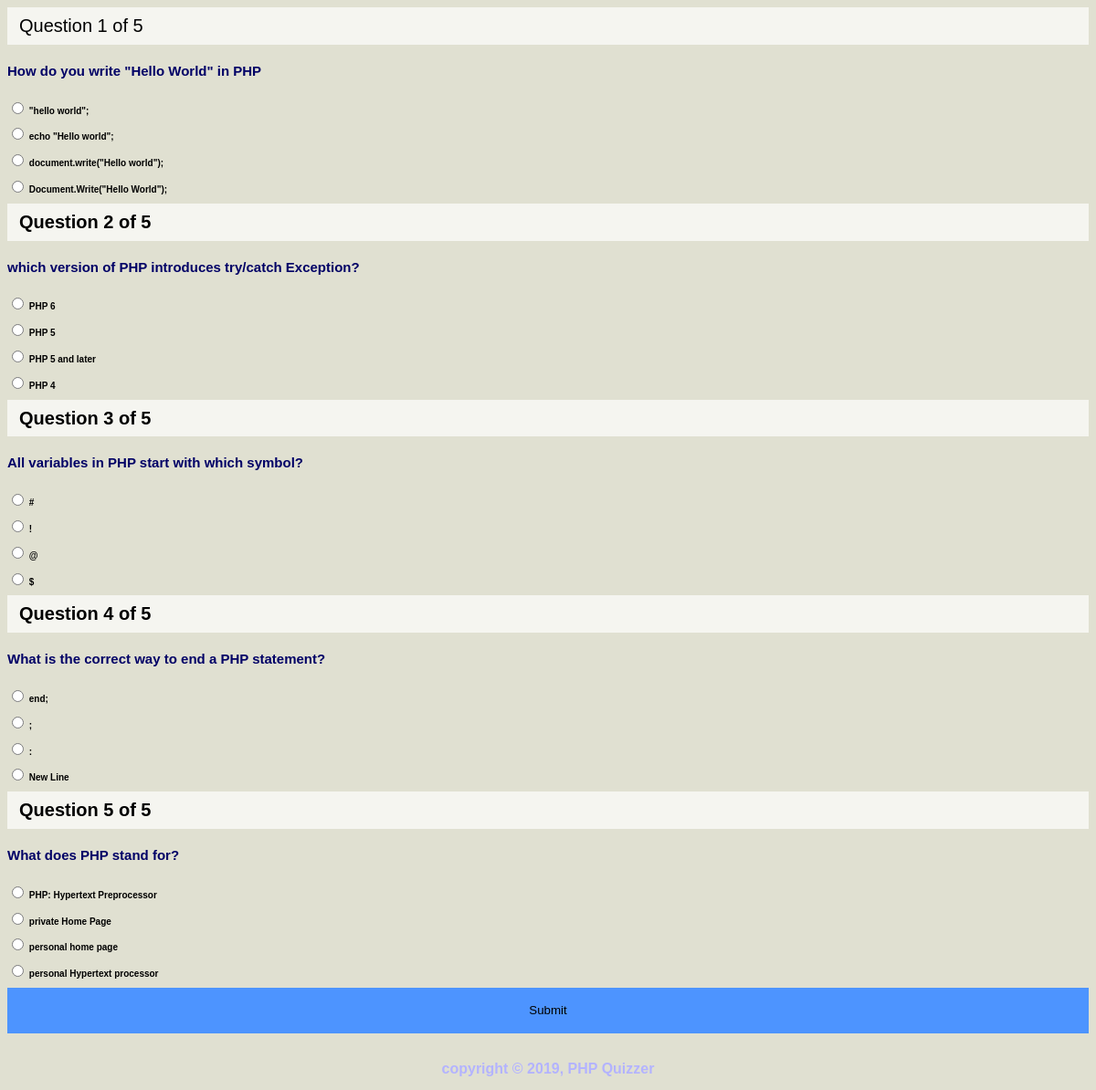
/newquiz.php, run on the app's committed database.
### tables this page shows
CREATE TABLE `questions` (
  `qid` int(11) NOT NULL,
  `question` varchar(200) NOT NULL,
  `ans_id` int(11) NOT NULL
);

CREATE TABLE `answer` (
  `aid` int(11) NOT NULL,
  `answer` varchar(200) NOT NULL,
  `ans_id` int(11) NOT NULL
);

### newquiz.php (the view, shortened to what this page needs)
<!DOCTYPE html>
<html>
<head>
	<link rel="stylesheet" type="text/css" href="style2.css" />
</head>
<body>
<?php
  $conn_error="could not connected";
  $host='localhost';
  $user='root';
  $pass='';
  $db='qdb';
  $conn=mysqli_connect($host,$user,$pass) or die ($conn_error);
  mysqli_select_db($conn,$db) or die ($conn_error);
  ?>
<form action="final.php" method="POST">
<?php
    $q = "SELECT * FROM questions  ORDER BY rand() limit 5";
	$x=1;
	$query = mysqli_query($conn,$q);
	while ($rows = mysqli_fetch_array($query)) {
		?>
	<div class="current">Question <?php echo $x; ?> of 5 </div>
	<div class="card">
		<p class="card-header"><?php echo $rows['question'] ?></p>
	<?php
	$q = "SELECT * FROM answer WHERE ans_id='{$rows['qid']}' order by rand()";
	$query1 = mysqli_query($conn, $q);
	$x++;
	while ($rows = mysqli_fetch_array($query1)) {
		?>
		<div class="card-body">
			<input type="radio" name="qcheck[<?php echo $rows['ans_id'] ; ?>] "  value="<?php echo $rows['aid']; ?>">
			<?php echo $rows['answer'];  ?>
		</div>
	<?php
}
}
 ?>
  </div>
 <div class="button">
<input type="submit" name="submit" id="submit_btn" value="Submit" >
<a href="final.php">
</div>
</form>
<footer>
       <div class="container">
         copyright &copy; 2019, PHP Quizzer
      </div>
     </footer>
</body>
</html

### style2.css (style rules this page uses)
body { font-family: arial; line-height:1.8em; background-color: #e0e0d1; }
a { text-decoration: none; }
.container { width:60%; margin:0 auto; overflow:auto; }
footer { border-top: 1px#f4f4f4 ; text-align:center; padding-top:5px; color: #b3b3ff; }
p { color: #000066; }
.card { font-weight: bold; }
.card-header { font-size:15px; }
.current { font-size: 20px; padding:10px; background: #f5f5f0; border:1px; padding:6px 13px; color:; font-weight: none; }
#submit_btn { margin-bottom:20px; margin-top:20px padding:5px ; border: none; outline: none; height: 50px; background-color:#4d94ff; color:black; width: 100%; text-align:center; padding: 20 0 40px; }
.card-header { font-size: 15px; }
.card-body { font-size:10px; }

### data on the page
questions: question "How do you write \"Hello World\" in PHP"
answer: answer "\"hello world\";"
answer: answer "echo \"Hello world\";"
answer: answer "document.write(\"Hello world\");"
answer: answer "Document.Write(\"Hello World\");"
questions: question "which version of PHP introduces try/catch Exception?"
answer: answer "PHP 6"
answer: answer "PHP 5"
answer: answer "PHP 5 and later"
answer: answer "PHP 4"
questions: question "All variables in PHP start with which symbol?"
answer: answer "#"
answer: answer "!"
answer: answer "@"
answer: answer "$"
questions: question "What is the correct way to end a PHP statement?"
answer: answer "end;"
answer: answer ";"
answer: answer ":"
answer: answer "New Line"
questions: question "What does PHP stand for?"
answer: answer "PHP: Hypertext Preprocessor"
answer: answer "private Home Page"
answer: answer "personal home page"
answer: answer "personal Hypertext processor"
